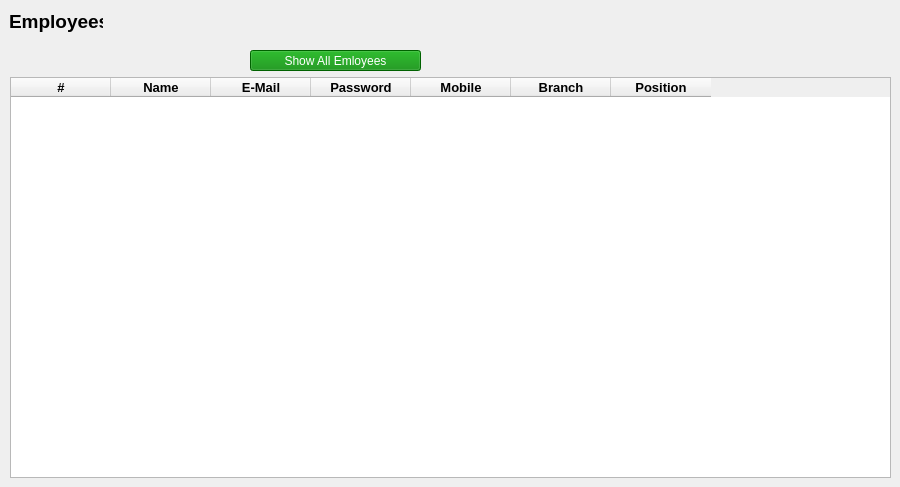
        <widget class="QWidget" name="tab_11">
         <attribute name="title">
          <string>Employees</string>
         </attribute>
         <widget class="QLabel" name="label_13">
          <property name="geometry">
           <rect>
            <x>9</x>
            <y>9</y>
            <width>94</width>
            <height>25</height>
           </rect>
          </property>
          <property name="font">
           <font>
            <family>Segoe UI</family>
            <pointsize>14</pointsize>
            <weight>75</weight>
            <italic>false</italic>
            <bold>true</bold>
           </font>
          </property>
          <property name="styleSheet">
           <string notr="true">QLabel{
font-weight:bold;
}</string>
          </property>
          <property name="text">
           <string>Employees</string>
          </property>
         </widget>
         <widget class="QTableWidget" name="tableWidget_5">
          <property name="enabled">
           <bool>true</bool>
          </property>
          <property name="geometry">
           <rect>
            <x>10</x>
            <y>77</y>
            <width>881</width>
            <height>401</height>
           </rect>
          </property>
          <property name="sizePolicy">
           <sizepolicy hsizetype="Minimum" vsizetype="Expanding">
            <horstretch>0</horstretch>
            <verstretch>0</verstretch>
           </sizepolicy>
          </property>
          <column>
           <property name="text">
            <string>#</string>
           </property>
           <property name="font">
            <font>
             <pointsize>10</pointsize>
             <weight>75</weight>
             <bold>true</bold>
            </font>
           </property>
           <property name="textAlignment">
            <set>AlignCenter</set>
           </property>
          </column>
          <column>
           <property name="text">
            <string>Name</string>
           </property>
           <property name="font">
            <font>
             <pointsize>10</pointsize>
             <weight>75</weight>
             <bold>true</bold>
            </font>
           </property>
           <property name="textAlignment">
            <set>AlignCenter</set>
           </property>
          </column>
          <column>
           <property name="text">
            <string>E-Mail</string>
           </property>
           <property name="font">
            <font>
             <family>Segoe UI</family>
             <pointsize>10</pointsize>
             <weight>75</weight>
             <bold>true</bold>
            </font>
           </property>
           <property name="textAlignment">
            <set>AlignCenter</set>
           </property>
          </column>
          <column>
           <property name="text">
            <string>Password</string>
           </property>
           <property name="font">
            <font>
             <pointsize>10</pointsize>
             <weight>75</weight>
             <bold>true</bold>
            </font>
           </property>
           <property name="foreground">
            <brush brushstyle="SolidPattern">
             <color alpha="255">
              <red>0</red>
              <green>0</green>
              <blue>0</blue>
             </color>
            </brush>
           </property>
          </column>
          <column>
           <property name="text">
            <string>Mobile</string>
           </property>
           <property name="font">
            <font>
             <family>Segoe UI</family>
             <pointsize>10</pointsize>
             <weight>75</weight>
             <bold>true</bold>
            </font>
           </property>
           <property name="textAlignment">
            <set>AlignCenter</set>
           </property>
          </column>
          <column>
           <property name="text">
            <string>Branch</string>
           </property>
           <property name="font">
            <font>
             <pointsize>10</pointsize>
             <weight>75</weight>
             <bold>true</bold>
            </font>
           </property>
           <property name="textAlignment">
            <set>AlignCenter</set>
           </property>
          </column>
          <column>
           <property name="text">
            <string>Position</string>
           </property>
           <property name="font">
            <font>
             <pointsize>10</pointsize>
             <weight>75</weight>
             <italic>false</italic>
             <bold>true</bold>
            </font>
           </property>
           <property name="textAlignment">
            <set>AlignCenter</set>
           </property>
          </column>
         </widget>
         <widget class="QPushButton" name="pushButton_39">
          <property name="geometry">
           <rect>
            <x>250</x>
            <y>50</y>
            <width>171</width>
            <height>21</height>
           </rect>
          </property>
          <property name="styleSheet">
           <string notr="true">QPushButton {
	
	font: 75 10pt &quot;Segoe UI&quot;;
	
	background-color: rgb(0, 136, 0);
	color: rgb(255, 255, 255);
 }

QPushButton::hover
{

	
	background-color: rgb(0, 255, 0);
}</string>
          </property>
          <property name="text">
           <string>Show All Emloyees</string>
          </property>
         </widget>
        </widget>
